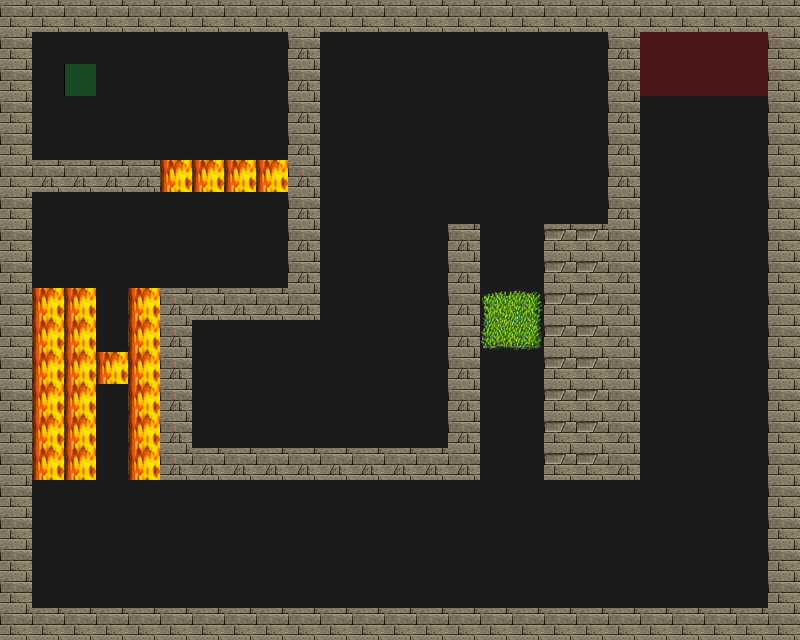

Rendered tile map (Tiled .tmx) drawn with the repository's tilesets; below, a short description and the full map source, tile grids included:
An orthogonal 25x20 tile map with 32x32 px tiles, 4 tile layers (Road, Trap, Wall, Utility), 4 tilesets.

<map version="1.0" tiledversion="1.0.3" orientation="orthogonal" renderorder="right-down" width="25" height="20" tilewidth="32" tileheight="32" nextobjectid="1">
 <tileset firstgid="1" source="tilesets/meta.tsx" />
 <tileset firstgid="3" source="tilesets/road.tsx" />
 <tileset firstgid="4" source="tilesets/traps.tsx" />
 <tileset firstgid="196" source="tilesets/wallsandroofs.tsx" />
 <layer name="Road" width="25" height="20">
  <data encoding="csv">
3,3,3,3,3,3,3,3,3,3,3,3,3,3,3,3,3,3,3,3,3,3,3,3,3,
3,3,3,3,3,3,3,3,3,3,3,3,3,3,3,3,3,3,3,3,3,3,3,3,3,
3,3,3,3,3,3,3,3,3,3,3,3,3,3,3,3,3,3,3,3,3,3,3,3,3,
3,3,3,3,3,3,3,3,3,3,3,3,3,3,3,3,3,3,3,3,3,3,3,3,3,
3,3,3,3,3,3,3,3,3,3,3,3,3,3,3,3,3,3,3,3,3,3,3,3,3,
3,3,3,3,3,3,3,3,3,3,3,3,3,3,3,3,3,3,3,3,3,3,3,3,3,
3,3,3,3,3,3,3,3,3,3,3,3,3,3,3,3,3,3,3,3,3,3,3,3,3,
3,3,3,3,3,3,3,3,3,3,3,3,3,3,3,3,3,3,3,3,3,3,3,3,3,
3,3,3,3,3,3,3,3,3,3,3,3,3,3,3,3,3,3,3,3,3,3,3,3,3,
3,3,3,3,3,3,3,3,3,3,3,3,3,3,3,3,3,3,3,3,3,3,3,3,3,
3,3,3,3,3,3,3,3,3,3,3,3,3,3,3,3,3,3,3,3,3,3,3,3,3,
3,3,3,3,3,3,3,3,3,3,3,3,3,3,3,3,3,3,3,3,3,3,3,3,3,
3,3,3,3,3,3,3,3,3,3,3,3,3,3,3,3,3,3,3,3,3,3,3,3,3,
3,3,3,3,3,3,3,3,3,3,3,3,3,3,3,3,3,3,3,3,3,3,3,3,3,
3,3,3,3,3,3,3,3,3,3,3,3,3,3,3,3,3,3,3,3,3,3,3,3,3,
3,3,3,3,3,3,3,3,3,3,3,3,3,3,3,3,3,3,3,3,3,3,3,3,3,
3,3,3,3,3,3,3,3,3,3,3,3,3,3,3,3,3,3,3,3,3,3,3,3,3,
3,3,3,3,3,3,3,3,3,3,3,3,3,3,3,3,3,3,3,3,3,3,3,3,3,
3,3,3,3,3,3,3,3,3,3,3,3,3,3,3,3,3,3,3,3,3,3,3,3,3,
3,3,3,3,3,3,3,3,3,3,3,3,3,3,3,3,3,3,3,3,3,3,3,3,3
</data>
 </layer>
 <layer name="Trap" width="25" height="20">
  <data encoding="csv">
0,0,0,0,0,0,0,0,0,0,0,0,0,0,0,0,0,0,0,0,0,0,0,0,0,
0,0,0,0,0,0,0,0,0,0,0,0,0,0,0,0,0,0,0,0,0,0,0,0,0,
0,0,0,0,0,0,0,0,0,0,0,0,0,0,0,0,0,0,0,0,0,0,0,0,0,
0,0,0,0,0,0,0,0,0,0,0,0,0,0,0,0,0,0,0,0,0,0,0,0,0,
0,0,0,0,0,0,0,0,0,0,0,0,0,0,0,0,0,0,0,0,0,0,0,0,0,
0,0,0,0,0,162,162,162,162,0,0,0,0,0,0,0,0,0,0,0,0,0,0,0,0,
0,0,0,0,0,0,0,0,0,0,0,0,0,0,0,0,0,0,0,0,0,0,0,0,0,
0,0,0,0,0,0,0,0,0,0,0,0,0,0,0,0,0,0,0,0,0,0,0,0,0,
0,0,0,0,0,0,0,0,0,0,0,0,0,0,0,0,0,0,0,0,0,0,0,0,0,
0,162,162,0,162,0,0,0,0,0,0,0,0,0,0,26,27,0,0,0,0,0,0,0,0,
0,162,162,0,162,0,0,0,0,0,0,0,0,0,0,42,43,0,0,0,0,0,0,0,0,
0,162,162,162,162,0,0,0,0,0,0,0,0,0,0,0,0,0,0,0,0,0,0,0,0,
0,162,162,0,162,0,0,0,0,0,0,0,0,0,0,0,0,0,0,0,0,0,0,0,0,
0,162,162,0,162,0,0,0,0,0,0,0,0,0,0,0,0,0,0,0,0,0,0,0,0,
0,162,162,0,162,0,0,0,0,0,0,0,0,0,0,0,0,0,0,0,0,0,0,0,0,
0,0,0,0,0,0,0,0,0,0,0,0,0,0,0,0,0,0,0,0,0,0,0,0,0,
0,0,0,0,0,0,0,0,0,0,0,0,0,0,0,0,0,0,0,0,0,0,0,0,0,
0,0,0,0,0,0,0,0,0,0,0,0,0,0,0,0,0,0,0,0,0,0,0,0,0,
0,0,0,0,0,0,0,0,0,0,0,0,0,0,0,0,0,0,0,0,0,0,0,0,0,
0,0,0,0,0,0,0,0,0,0,0,0,0,0,0,0,0,0,0,0,0,0,0,0,0
</data>
 </layer>
 <layer name="Wall" width="25" height="20">
  <data encoding="csv">
261,261,261,261,261,261,261,261,261,261,261,261,261,261,261,261,261,261,261,261,261,261,261,261,261,
261,0,0,0,0,0,0,0,0,309,0,0,0,0,0,0,0,0,0,309,0,0,0,0,261,
261,0,0,0,0,0,0,0,0,309,0,0,0,0,0,0,0,0,0,309,0,0,0,0,261,
261,0,0,0,0,0,0,0,0,309,0,0,0,0,0,0,0,0,0,309,0,0,0,0,261,
261,0,0,0,0,0,0,0,0,309,0,0,0,0,0,0,0,0,0,309,0,0,0,0,261,
261,309,309,309,309,0,0,0,0,309,0,0,0,0,0,0,0,0,0,309,0,0,0,0,261,
261,0,0,0,0,0,0,0,0,309,0,0,0,0,0,0,0,0,0,309,0,0,0,0,261,
261,0,0,0,0,0,0,0,0,309,0,0,0,0,309,0,0,248,248,309,0,0,0,0,261,
261,0,0,0,0,0,0,0,0,309,0,0,0,0,309,0,0,248,248,309,0,0,0,0,261,
261,0,0,0,0,309,309,309,309,309,0,0,0,0,309,0,0,248,248,309,0,0,0,0,261,
261,0,0,0,0,309,0,0,0,0,0,0,0,0,309,0,0,248,248,309,0,0,0,0,261,
261,0,0,0,0,309,0,0,0,0,0,0,0,0,309,0,0,248,248,309,0,0,0,0,261,
261,0,0,0,0,309,0,0,0,0,0,0,0,0,309,0,0,248,248,309,0,0,0,0,261,
261,0,0,0,0,309,0,0,0,0,0,0,0,0,309,0,0,248,248,309,0,0,0,0,261,
261,0,0,0,0,309,309,309,309,309,309,309,309,309,309,0,0,248,248,309,0,0,0,0,261,
261,0,0,0,0,0,0,0,0,0,0,0,0,0,0,0,0,0,0,0,0,0,0,0,261,
261,0,0,0,0,0,0,0,0,0,0,0,0,0,0,0,0,0,0,0,0,0,0,0,261,
261,0,0,0,0,0,0,0,0,0,0,0,0,0,0,0,0,0,0,0,0,0,0,0,261,
261,0,0,0,0,0,0,0,0,0,0,0,0,0,0,0,0,0,0,0,0,0,0,0,261,
261,261,261,261,261,261,261,261,261,261,261,261,261,261,261,261,261,261,261,261,261,261,261,261,261
</data>
 </layer>
 <layer name="Utility" width="25" height="20">
  <data encoding="csv">
0,0,0,0,0,0,0,0,0,0,0,0,0,0,0,0,0,0,0,0,0,0,0,0,0,
0,0,0,0,0,0,0,0,0,0,0,0,0,0,0,0,0,0,0,0,1,1,1,1,0,
0,0,2,0,0,0,0,0,0,0,0,0,0,0,0,0,0,0,0,0,1,1,1,1,0,
0,0,0,0,0,0,0,0,0,0,0,0,0,0,0,0,0,0,0,0,0,0,0,0,0,
0,0,0,0,0,0,0,0,0,0,0,0,0,0,0,0,0,0,0,0,0,0,0,0,0,
0,0,0,0,0,0,0,0,0,0,0,0,0,0,0,0,0,0,0,0,0,0,0,0,0,
0,0,0,0,0,0,0,0,0,0,0,0,0,0,0,0,0,0,0,0,0,0,0,0,0,
0,0,0,0,0,0,0,0,0,0,0,0,0,0,0,0,0,0,0,0,0,0,0,0,0,
0,0,0,0,0,0,0,0,0,0,0,0,0,0,0,0,0,0,0,0,0,0,0,0,0,
0,0,0,0,0,0,0,0,0,0,0,0,0,0,0,0,0,0,0,0,0,0,0,0,0,
0,0,0,0,0,0,0,0,0,0,0,0,0,0,0,0,0,0,0,0,0,0,0,0,0,
0,0,0,0,0,0,0,0,0,0,0,0,0,0,0,0,0,0,0,0,0,0,0,0,0,
0,0,0,0,0,0,0,0,0,0,0,0,0,0,0,0,0,0,0,0,0,0,0,0,0,
0,0,0,0,0,0,0,0,0,0,0,0,0,0,0,0,0,0,0,0,0,0,0,0,0,
0,0,0,0,0,0,0,0,0,0,0,0,0,0,0,0,0,0,0,0,0,0,0,0,0,
0,0,0,0,0,0,0,0,0,0,0,0,0,0,0,0,0,0,0,0,0,0,0,0,0,
0,0,0,0,0,0,0,0,0,0,0,0,0,0,0,0,0,0,0,0,0,0,0,0,0,
0,0,0,0,0,0,0,0,0,0,0,0,0,0,0,0,0,0,0,0,0,0,0,0,0,
0,0,0,0,0,0,0,0,0,0,0,0,0,0,0,0,0,0,0,0,0,0,0,0,0,
0,0,0,0,0,0,0,0,0,0,0,0,0,0,0,0,0,0,0,0,0,0,0,0,0
</data>
 </layer>
</map>
